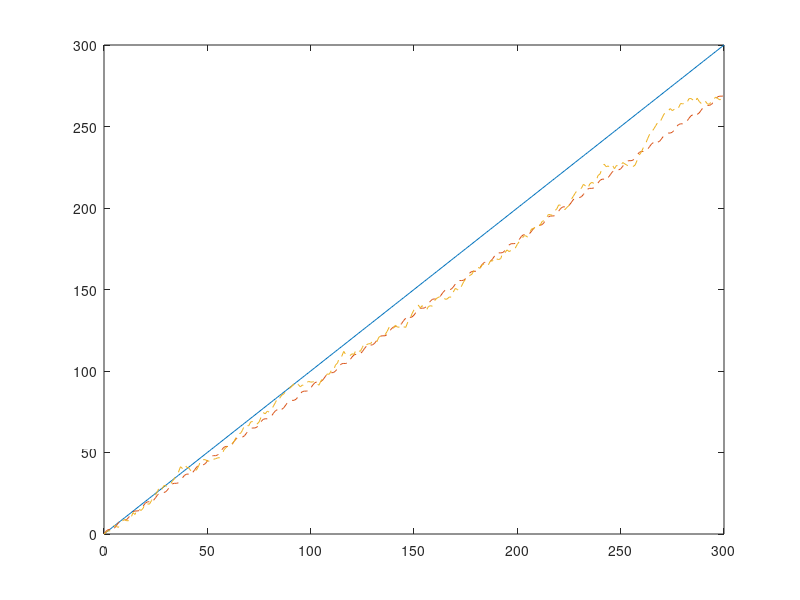
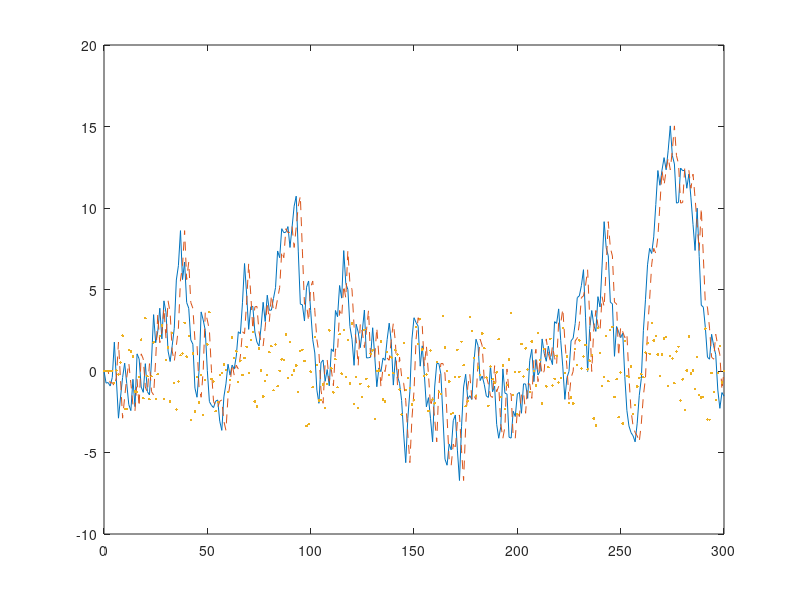

MATLAB code to generate these figures, in order:
###########################################
# Simulation of a PI Controller           #
# fabianb,  09/2017                       #
###########################################

clear;
# Number of samples taken for the simulation
length = 300;
# calculate error based on samples in the past
offset = 2;

# t_ptp is the common time base of two systems
t_ptp = 0:1:length; # startpoint : increment value for common time base : endpoint

# t_media_soll is the media time of system 1 refered to the common time base t_ptp
t_media_soll = t_ptp * 0.9 + sin(t_ptp); # 0.9 run slower than the tiem reference, sin to have some error in there

# t_media_step is the increment value of the media time of system 2 when it is uncontrolled/freewheeling
t_media_step = 1.1; # 1.1 run faster than time reference

# t_media_ist is the current time of system 2 refered to the common timebase. 
# It is incremented and controlled in the for loop below.
t_media_ist = t_ptp;

# t_media_error is added as error signal to t_media_ist
t_media_error = rand(length+1)*5-2.5; 
#t_media_error = sin(t_ptp*0.5);

# Control loop  
for i=2+offset:1:length
  t_media_ist(i) = t_media_ist(i) + t_media_step + t_media_error(i);
  ierror(i) = t_media_ist(i-offset) - t_media_soll(i-offset);
  perror(i) = ierror(i-offset) - ierror(i-offset-1);
  t_media_ist(i+1) = t_media_ist(i) - ierror(i) * 0.05 - perror(i) * 0.2;
endfor
ierror(length+1) = 0;
perror(length+1) = 0;
   
# Claculate absolute error
error = t_media_ist - t_media_soll;

     
# Plot the timing values 
figure(1);
plot (t_ptp, t_ptp, '-', t_ptp, t_media_soll, '--', t_ptp, t_media_ist, '--');
#axis ([0 length+1 -10 length+10]); #[x_lo x_hi y_lo y_hi]

# Plot the error signals
figure(2);
plot ( t_ptp, error, '-', t_ptp, ierror, '--', t_ptp, perror, '.');
#axis ([0 length+1 -20 20]); #[x_lo x_hi y_lo y_hi]